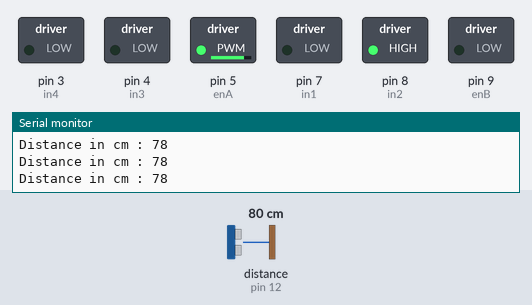
Recording of a sketch running on a simulated Arduino Uno, built with avr-gcc and run on an emulated ATmega328P. Shown: switched loads named in the sketch (green lamp = pin HIGH), the last lines printed to the serial monitor. Wiring (inferred from the names in the program): ultrasonic range finder: trigger pin 11; echo pin 12. The inputs (shaded band) are chosen by the test bench; at power-on: distance to the obstacle (sensor on pin 12) 80 cm. The echo pulse lasts 58.3 µs per cm; pins used as bus, display or sensor lines are not drawn.

Above: at 1.2 s.
1.3 s: distance to the obstacle (sensor on pin 12) set to 23 cm
4.3 s: distance to the obstacle (sensor on pin 12) set to 19 cm
At 4.7 s:
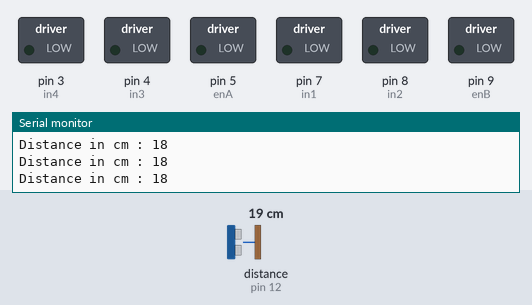
Timing chart, 0 to 7.3 s (numbered marks = the images above; inputs shaded):
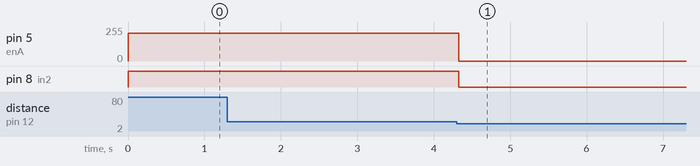

Measured:
- the behaviour switches between 21 and 20 cm on distance to the obstacle (sensor on pin 12) (found by bisection; images 0 and 1)
- after the input at 4.3 s, pin 5 (enA): 210/255 → 0/255 at once; pin 8 (in2): HIGH → LOW at once

The sketch:

motor_control.ino
```cpp
int trig = 11;
int echo = 12;
int enA = 5;
int enB = 9;
int in1 = 7;
int in2 = 8;
int in3 = 4;
int in4 = 3;


void setup() {
  //declare input and output pins
  pinMode(enA, OUTPUT);
  pinMode(enB, OUTPUT);
  pinMode(in1, OUTPUT);
  pinMode(in2, OUTPUT);
  pinMode(in3, OUTPUT);
  pinMode(in4, OUTPUT);
  pinMode(trig, OUTPUT);
  pinMode(echo, INPUT);
  //reset the ultrasonic sensor
   digitalWrite(trig, LOW);
   Serial.begin(9600);
   digitalWrite(in1, LOW);
  digitalWrite(in2, HIGH);
   analogWrite(enA, 210);
//   digitalWrite(in3, HIGH);
//  digitalWrite(in4, LOW);
//  analogWrite(enB, 210);
}
void loop() {
  //trigger the ultrasonic sensor for 10 microseconds to send out 8 pulses
  digitalWrite(trig, HIGH);
  delayMicroseconds(10);
  digitalWrite(trig, LOW);
  long duration = pulseIn(echo, HIGH);
  int distance = duration*0.034/2;
  Serial.print("Distance in cm : ");
  Serial.println(distance);

  if(distance < 20) {
    digitalWrite(in1, LOW);
  digitalWrite(in2, LOW);
   analogWrite(enA, 0);
//   digitalWrite(in3, LOW);
//  digitalWrite(in4, LOW);
//  analogWrite(enB, 0);
  }
  else {
//    digitalWrite(in1, HIGH);
//  digitalWrite(in2, LOW);
//   analogWrite(enA, 210);
//   digitalWrite(in3, HIGH);
//  digitalWrite(in4, LOW);
//  analogWrite(enB, 210);
  }
}
```
